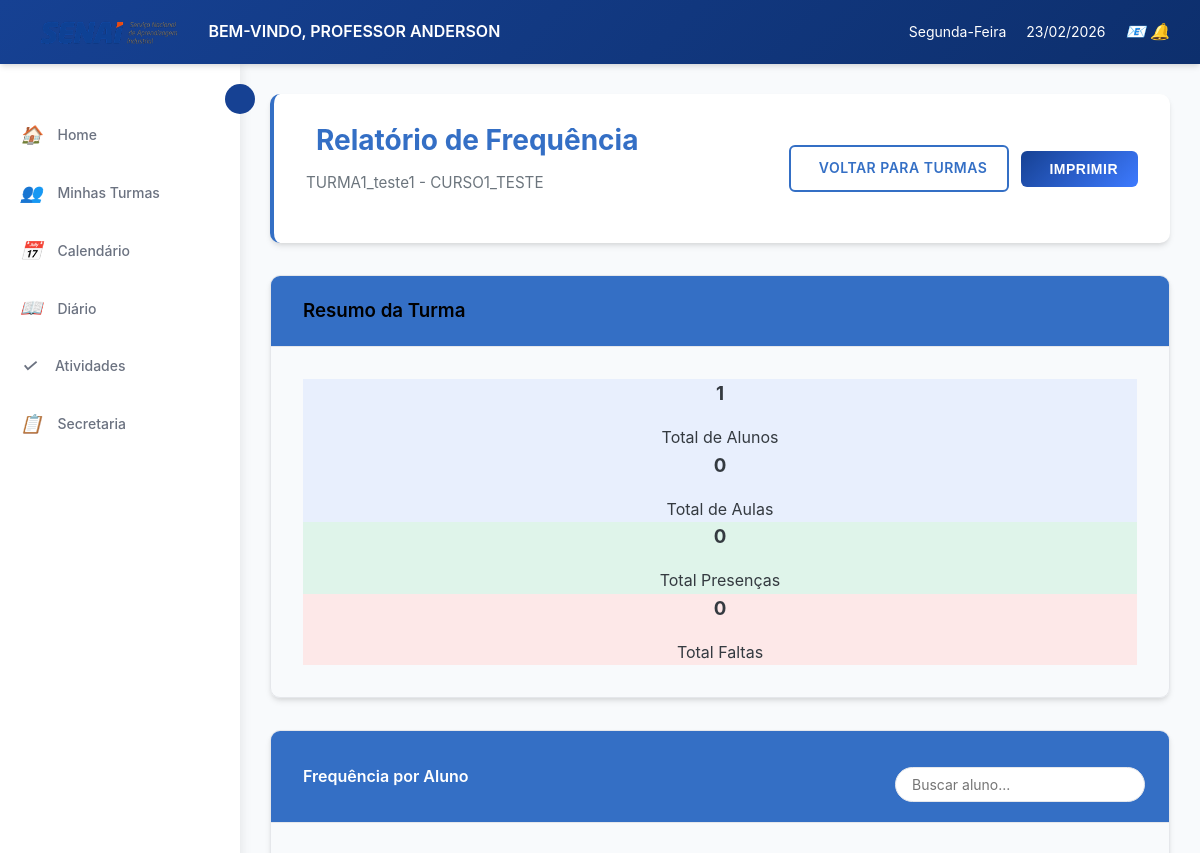
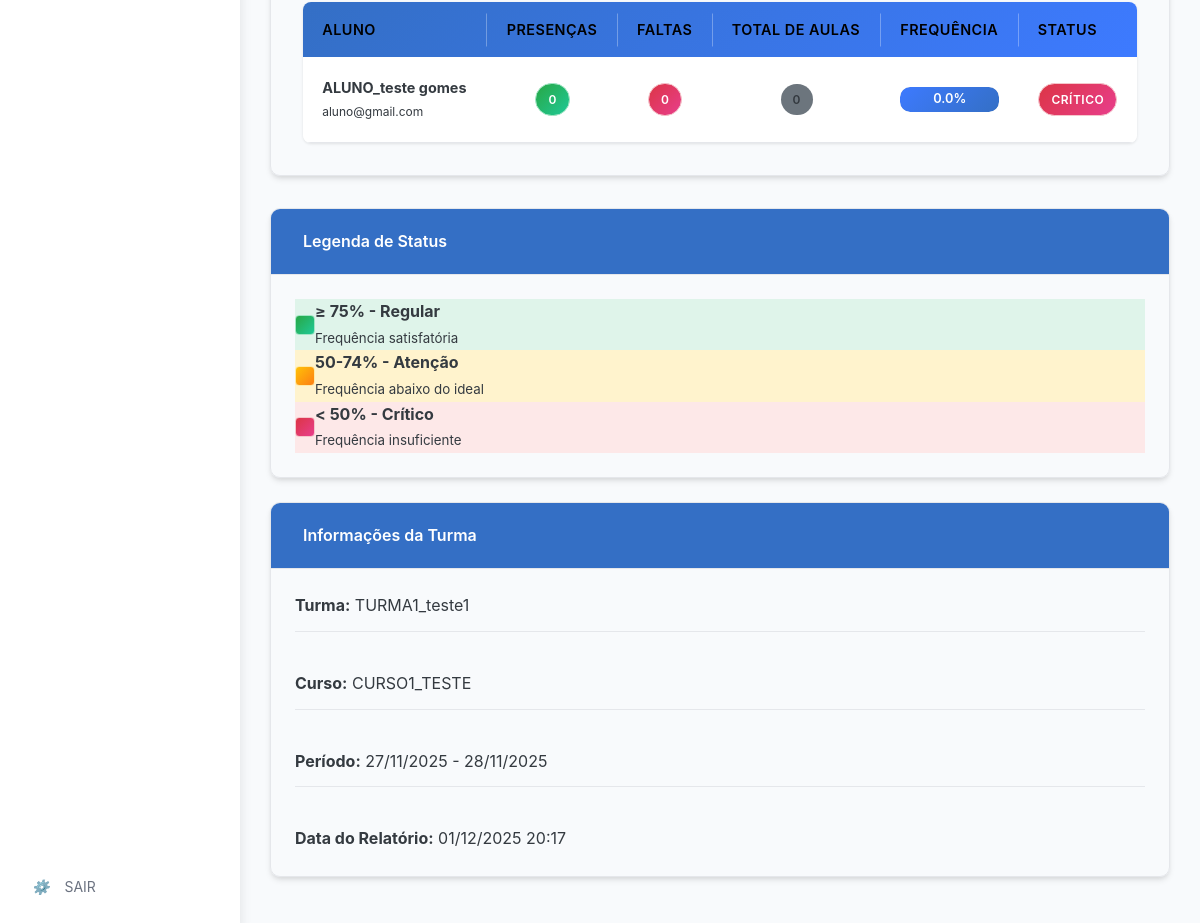
The app's page /diario/turma/1/relatorio/ (signed in) with its own data (2 pictures, top to bottom).
### cursos/models.py (models this page shows, shortened)
class Turma(models.Model):
    TIPO_AULA = [
        ('presencial', 'Presencial'),
        ('semi', 'Semi-presencial'),
        ('ead', 'EAD'),
    ]
    turma_id = models.AutoField(primary_key=True)
    nome = models.CharField(max_length=100, null=True, blank=True)
    curso = models.ForeignKey(Curso, on_delete=models.CASCADE)
    professor = models.ForeignKey('login.professor', on_delete=models.SET_NULL,  # Ou models.SET_DEFAULT
        null=True,                  # Permite NULL
        blank=True,
        default=None)
    data_inicio = models.DateField()
    data_fim = models.DateField( null=True, blank=True)
    dias_semana = models.CharField(max_length=50)
    entrada_horas = models.CharField(max_length=100, null=True, blank=True)
    saida_horas = models.CharField(max_length=100, null=True, blank=True)
    tipo = models.CharField(max_length=10, choices=TIPO_AULA)
    status = models.BooleanField(default=True)
    class Meta:
        db_table = 'Turma'

class Curso(models.Model):
    nome = models.CharField(max_length=150, unique=True, verbose_name="Nome do Curso", default="Sem Nome")
    descricao = models.TextField(blank=True, verbose_name="Descrição")
    carga_horaria = models.PositiveIntegerField(verbose_name="Carga Horária (h)", default=40)
    ativo = models.BooleanField(default=True, verbose_name="Ativo")
    disciplinas = models.ManyToManyField('Disciplina', through='GradeCurricular', blank=True, related_name='cursos')
    class Meta:
        verbose_name = "curso"
        verbose_name_plural = "cursos"
        ordering = ["nome"]

class Matricula(models.Model):
    matricula_id = models.AutoField(primary_key=True)
    aluno = models.ForeignKey('login.aluno', on_delete=models.CASCADE)
    turma = models.ForeignKey(Turma, on_delete=models.CASCADE)
    data_ingresso = models.DateField(auto_now_add=True)
    status_matricula = models.BooleanField(default=True)
    class Meta:
        db_table = 'Matricula'
        unique_together = ['aluno', 'turma']

### login/models.py (models this page shows, shortened)
class Aluno(models.Model):
    aluno_id = models.AutoField(primary_key=True)
    usuario = models.OneToOneField(Usuario, on_delete=models.CASCADE)
    class Meta:
        db_table = 'Aluno'

class Usuario(AbstractUser):
    TIPO_USUARIO = [
        ('aluno', 'Aluno'),
        ('professor', 'Professor'),
        ('secretaria', 'Secretaria'),
    ]
    usuario_id = models.AutoField(primary_key=True)
    nome = models.CharField('Nome', max_length=100, blank=True, null=True)
    sobrenome = models.CharField('Sobrenome', max_length=100, blank=True, null=True)
    email = models.EmailField('E-mail', unique=True, default=None)
    data_nascimento = models.DateField('Data de Nascimento', blank=True, null=True)
    contato = models.CharField(max_length=20, unique=True, blank=True, null=True)
    cpf = models.CharField(max_length=14, unique=True, blank=True, null=True)
    endereco = models.TextField('Endereço', blank=True, null=True)
    tipo = models.CharField(max_length=10, choices=TIPO_USUARIO)
    USERNAME_FIELD = 'email'
    REQUIRED_FIELDS = ['nome','sobrenome','cpf', 'tipo', 'username' ]
    class Meta:
        db_table = 'Usuario'

### diario/views.py (the view)
# urls.py: path('turma/<int:turma_id>/relatorio/', views.relatorio_frequencia, name='relatorio_frequencia'),
@login_required
def relatorio_frequencia(request, turma_id):
    turma = get_object_or_404(Turma, pk=turma_id)
    matriculas = Matricula.objects.filter(
        turma=turma,
        status_matricula=True
    ).select_related('aluno__usuario')
    aulas_total = Aula.objects.filter(turma=turma).count()
    total_presencas = 0
    total_faltas = 0
    total_possivel = aulas_total * matriculas.count() if matriculas.count() > 0 else 1
    for matricula in matriculas:
        presencas = Frequencia.objects.filter(
            matricula=matricula,
            aula__turma=turma,
            presenca=True
        ).count()
        faltas = aulas_total - presencas
        matricula.presencas = presencas
        matricula.faltas = faltas
        matricula.percentual = (presencas / aulas_total * 100) if aulas_total > 0 else 0
        total_presencas += presencas
        total_faltas += faltas
    total_presencas = int(total_presencas)
    total_faltas = int(total_faltas)
    total_possivel = int(total_possivel)
    context = {
        'turma': turma,
        'matriculas': matriculas,
        'aulas_total': aulas_total,
        'total_presencas': total_presencas,
        'total_faltas': total_faltas,
        'total_possivel': total_possivel,
    }
    return render(request, 'diario/relatorio_frequencia.html', context)

### diario/templates/diario/relatorio_frequencia.html (shortened to what this page needs)
{% extends 'professor/base.html' %}
{% load static %}
{% block extra_css %}
<link rel="stylesheet" href="{% static 'diario/css/styles.css' %}">
{% endblock %}
{% block content %}
<div class="dashboard-container" data-total-presencas="{{ total_presencas|default:0 }}" data-total-faltas="{{ total_faltas|default:0 }}" data-total-possivel="{{ total_possivel|default:0 }}">
    <div class="dashboard-header">
        <div class="d-flex justify-content-between align-items-start flex-wrap">
            <div class="mb-3 mb-md-0">
                <h2>Relatório de Frequência</h2>
                <p class="text-muted mb-0">{{ turma.nome }} - {{ turma.curso.nome }}</p>
            </div>
            <div class="header-actions">
                <a href="{% url 'diario:lista_turmas_diario' %}" class="btn btn-outline-primary">
                    Voltar para Turmas
                </a>
                <button onclick="window.print()" class="btn btn-primary">
                    Imprimir
                </button>
            </div>
        </div>
    </div>
    <div class="card card-spaced">
        <div class="card-header bg-primary">
            <h3 class="mb-0 text-white">Resumo da Turma</h3>
        </div>
        <div class="card-body">
            <div class="row text-center g-4">
                <div class="col-md-3">
                    <div class="p-4 bg-light-primary rounded-3 border">
                        <h3 class="mb-2 text-primary">{{ matriculas.count }}</h3>
                        <p class="mb-0 text-muted fw-bold">Total de Alunos</p>
                    </div>
                </div>
                <div class="col-md-3">
                    <div class="p-4 bg-light-primary rounded-3 border">
                        <h3 class="mb-2 text-primary">{{ aulas_total }}</h3>
                        <p class="mb-0 text-muted fw-bold">Total de Aulas</p>
                    </div>
                </div>
                <div class="col-md-3">
                    <div class="p-4 bg-light-success rounded-3 border">
                        <h3 class="mb-2 text-success">
                            {% if total_possivel > 0 %}
                                {{ total_presencas|floatformat:0 }}
                            {% else %}
                                0
                            {% endif %}
                        </h3>
                        <p class="mb-0 text-muted fw-bold">Total Presenças</p>
                    </div>
                </div>
                <div class="col-md-3">
                    <div class="p-4 bg-light-danger rounded-3 border">
                        <h3 class="mb-2 text-danger">
                            {% if total_possivel > 0 %}
                                {{ total_faltas|floatformat:0 }}
                            {% else %}
                                0
                            {% endif %}
                        </h3>
                        <p class="mb-0 text-muted fw-bold">Total Faltas</p>
                    </div>
                </div>
            </div>
        </div>
    </div>
    <div class="card card-spaced">
        <div class="card-header bg-warning d-flex justify-content-between align-items-center flex-wrap">
            <h4 class="mb-0 text-white">Frequência por Aluno</h4>
            <div class="mt-2 mt-md-0">
                <input type="text" id="searchInput" class="form-control" placeholder="Buscar aluno...">
            </div>
        </div>
        <div class="card-body p-0">
            <div class="table-wrap">
                <table id="frequenciaTable">
                    <thead>
                        <tr>
                            <th>Aluno</th>
                            <th class="text-center">Presenças</th>
                            <th class="text-center">Faltas</th>
                            <th class="text-center">Total de Aulas</th>
                            <th class="text-center">Frequência</th>
                            <th class="text-center">Status</th>
                        </tr>
                    </thead>
                    <tbody>
                        {% for matricula in matriculas %}
                        <tr data-percentual="{{ matricula.percentual }}">
                            <td>
                                <strong>{{ matricula.aluno.usuario.nome }} {{ matricula.aluno.usuario.sobrenome }}</strong>
                                <br>
                                <small class="text-muted">{{ matricula.aluno.usuario.email }}</small>
                            </td>
                            <td class="text-center">
                                <span class="badge status-excellent">{{ matricula.presencas }}</span>
                            </td>
                            <td class="text-center">
                                <span class="badge status-danger">{{ matricula.faltas }}</span>
                            </td>
                            <td class="text-center">
                                <span class="badge bg-secondary">{{ aulas_total }}</span>
                            </td>
                            <td class="text-center">
                                <div class="progress" style="height: 25px;">
                                    <div class="progress-bar fw-bold"
                                         role="progressbar"
                                         aria-valuenow="{{ matricula.percentual }}"
                                         aria-valuemin="0"
                                         aria-valuemax="100">
                                        {{ matricula.percentual|floatformat:1 }}%
                                    </div>
                                </div>
                            </td>
                            <td class="text-center">
                                {% if matricula.percentual >= 75 %}
                                    <span class="badge status-excellent">Regular</span>
                                {% elif matricula.percentual >= 50 %}
                                    <span class="badge status-warning">Atenção</span>
                                {% else %}
                                    <span class="badge status-danger">Crítico</span>
                                {% endif %}
                            </td>
                        </tr>
                        {% endfor %}
                    </tbody>
                </table>
            </div>
        </div>
    </div>
    <div class="row mt-4 g-4">
        <div class="col-md-6">
            <div class="card h-100">
                <div class="card-header bg-warning">
                    <h4 class="mb-0 text-white">Legenda de Status</h4>
                </div>
                <div class="card-body">
                    <div class="row g-3">
                        <div class="col-12">
                            <div class="d-flex align-items-center p-2 bg-light-success rounded">
                                <div class="status-excellent me-3" style="width: 20px; height: 20px; border-radius: 4px;"></div>
                                <div>
                                    <strong class="text-success">≥ 75% - Regular</strong>
                                    <br>
                                    <small class="text-muted">Frequência satisfatória</small>
                                </div>
                            </div>
                        </div>
                        <div class="col-12">
                            <div class="d-flex align-items-center p-2 bg-light-warning rounded">
                                <div class="status-warning me-3" style="width: 20px; height: 20px; border-radius: 4px;"></div>
                                <div>
                                    <strong class="text-warning">50-74% - Atenção</strong>
                                    <br>
                                    <small class="text-muted">Frequência abaixo do ideal</small>
                                </div>
                            </div>
                        </div>
                        <div class="col-12">
                            <div class="d-flex align-items-center p-2 bg-light-danger rounded">
                                <div class="status-danger me-3" style="width: 20px; height: 20px; border-radius: 4px;"></div>
                                <div>
                                    <strong class="text-danger">&lt; 50% - Crítico</strong>
                                    <br>
                                    <small class="text-muted">Frequência insuficiente</small>
                                </div>
                            </div>
                        </div>
                    </div>
                </div>
            </div>
        </div>
        <div class="col-md-6">
            <div class="card h-100">
                <div class="card-header bg-warning">
                    <h4 class="mb-0 text-white">Informações da Turma</h4>
                </div>
                <div class="card-body">
                    <div class="info-item mb-3">
                        <strong>Turma:</strong>
                        <span class="float-end">{{ turma.nome }}</span>
                    </div>
                    <div class="info-item mb-3">
                        <strong>Curso:</strong>
                        <span class="float-end">{{ turma.curso.nome }}</span>
                    </div>
                    <div class="info-item mb-3">
                        <strong>Período:</strong>
                        <span class="float-end">{{ turma.data_inicio|date:"d/m/Y" }}{% if turma.data_fim %} - {{ turma.data_fim|date:"d/m/Y" }}{% endif %}</span>
                    </div>
                    <div class="info-item">
                        <strong>Data do Relatório:</strong>
                        <span class="float-end">{% now "d/m/Y H:i" %}</span>
                    </div>
                </div>
            </div>
        </div>
    </div>
</div>
{% endblock %}

### records on screen
Turma: nome "TURMA1_teste1", curso.nome "CURSO1_TESTE", data_inicio "27/11/2025", data_fim "28/11/2025"
Matricula: aluno.usuario.nome "ALUNO_teste", aluno.usuario.sobrenome "gomes", aluno.usuario.email "aluno@gmail.com", presencas "0", faltas "0", aulas_total "0", percentual "0.0", shows "CRÍTICO"

### other values on screen
{{ matriculas.count }} "1"
{{ aulas_total }} "0"
